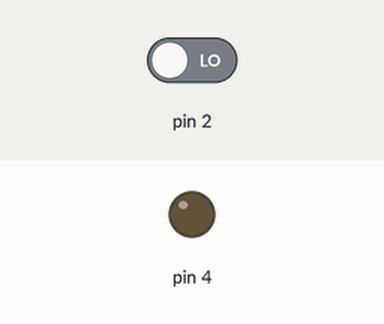
Simulated run of this sketch. Board: Arduino Uno, built with avr-gcc and run on an emulated ATmega328P. Shown: output pins drawn as LEDs (lit = HIGH). The test bench sets the inputs (shaded band); at power-on: pin 2 LOW. What the sketch prints to the serial monitor is not drawn.

Above: at 2.8 s.
2.9 s: pin 2 driven HIGH
At 5.2 s:
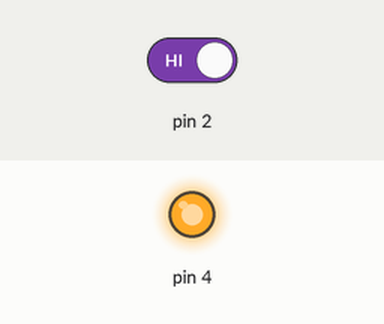
5.5 s: pin 2 driven LOW
At 7.7 s:
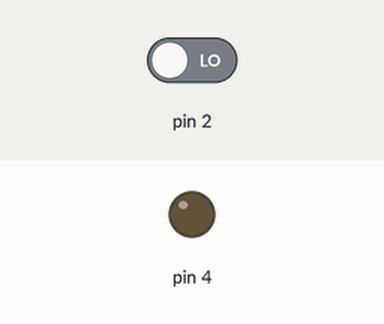
Timing chart, 0 to 9.2 s (numbered marks = the images above; inputs shaded):
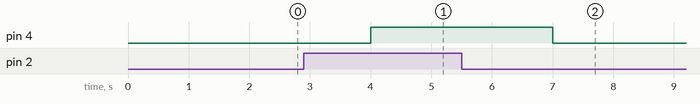

The sketch:

ir_sensor_1.ino
```cpp
void setup()
{
  pinMode(2,INPUT);
  pinMode(4,OUTPUT);
  Serial.begin(9600);
}
void loop()
{

  int a = digitalRead(2);
  Serial.print(a);
  delay(1000);
  if(a==1)
  {
    digitalWrite(4,HIGH);
  }
  else{
    digitalWrite(4,LOW);
  }
}
```

Measured:
- after the input at 2.9 s, pin 4: LOW → HIGH after 1.1 s
- after the input at 5.5 s, pin 4: HIGH → LOW after 1.5 s
